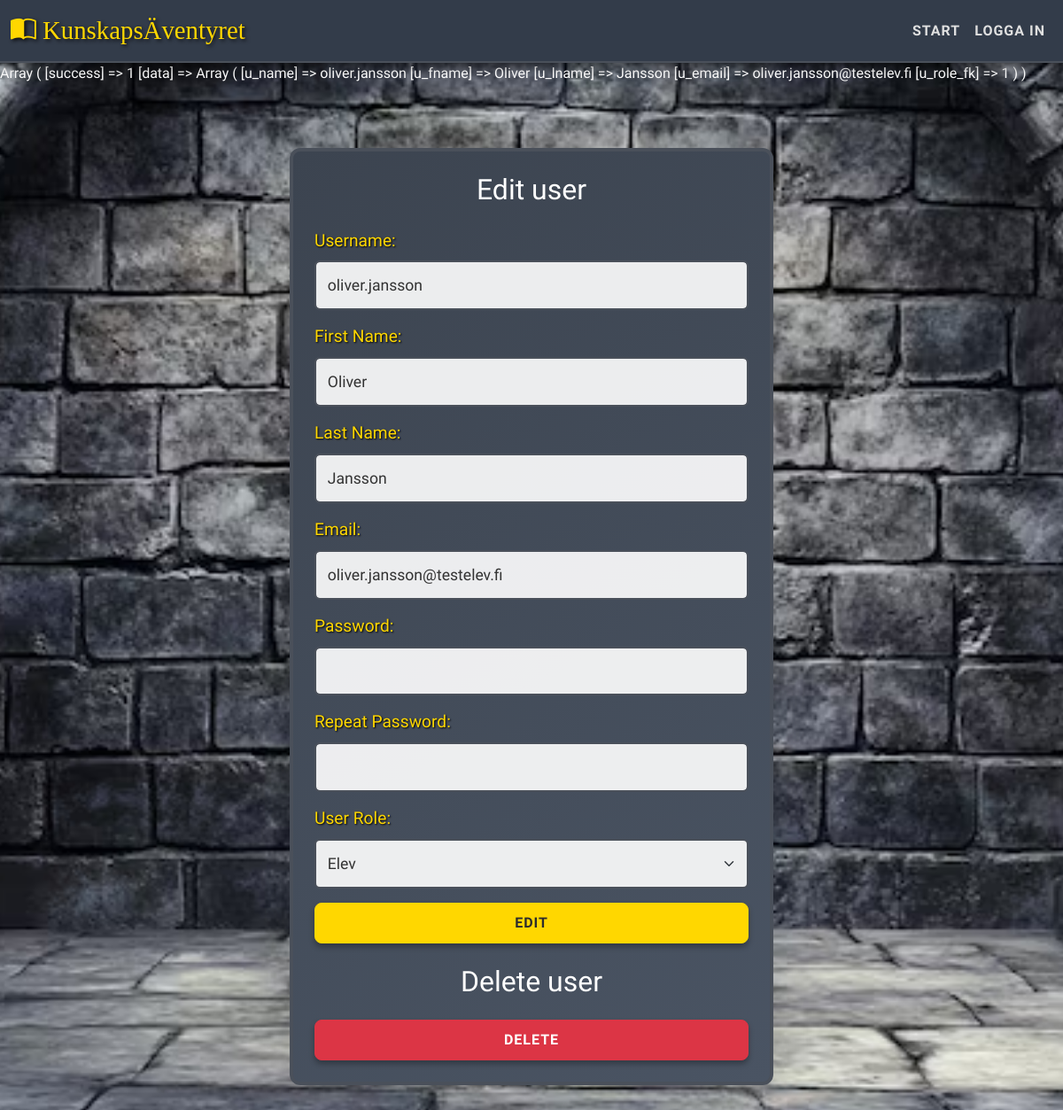
The page /edit-user.php?uid=2 on the database its author committed.
### tables this page shows
CREATE TABLE `users` (
  `u_id` int NOT NULL,
  `u_name` varchar(255) NOT NULL,
  `u_fname` varchar(255) NOT NULL,
  `u_lname` varchar(255) NOT NULL,
  `u_email` varchar(255) NOT NULL,
  `u_password` varchar(255) NOT NULL,
  `u_lastlogin` datetime DEFAULT NULL,
  `u_created` timestamp NOT NULL DEFAULT CURRENT_TIMESTAMP ON UPDATE CURRENT_TIMESTAMP,
  `u_isactive` tinyint(1) NOT NULL,
  `u_role_fk` int NOT NULL,
  `u_xp` int NOT NULL DEFAULT '0' COMMENT 'Total XP',
  `u_level` int NOT NULL DEFAULT '1' COMMENT 'Nuvarande nivå',
  `u_class_fk` int DEFAULT NULL
);

### include/config.php (called while the page is built, shortened)
<?php
$host = '127.0.0.1';
$db   = 'utbildningsportal';
$user = 'root';
$pass = '';
$charset = 'utf8mb4';
$dsn = "mysql:host=$host;dbname=$db;charset=$charset";
$options = [
    PDO::ATTR_ERRMODE => PDO::ERRMODE_EXCEPTION,
    PDO::ATTR_DEFAULT_FETCH_MODE => PDO::FETCH_ASSOC,
    PDO::ATTR_EMULATE_PREPARES => false,
];
$pdo = new PDO($dsn, $user, $pass, $options);
$user_obj = new User($pdo);
?>

### include/class_user.php (called while the page is built, shortened)
<?php
class User {
    public $pdo;
    public function __construct($pdo, $username = 'Guest', $role_level = 0) {
        $this->pdo = $pdo;
    }
    public function selectUserInfo($userId) {
        try {
            $stmt = $this->pdo->prepare("SELECT u_name, u_fname, u_lname, u_email, u_role_fk FROM users WHERE u_id = ?");
            $stmt->execute([$userId]);
            $user = $stmt->fetch(PDO::FETCH_ASSOC);
            if ($user) {
                return ['success' => true, 'data' => $user];
            } else {
                return ['success' => false, 'error' => 'Användaren hittades inte.'];
            }
        } catch (Exception $e) {
            return ['success' => false, 'error' => 'Databasfel: ' . $e->getMessage()];
        }
    }
}
?>

### edit-user.php (the view, shortened to what this page needs)
<?php
require_once "include/header.php";
$allUserRoles = $pdo->query("SELECT * FROM roles")->fetchAll();
if(isset($_GET['uid'])){
	$userId = $_GET['uid'];
	$currentUserInfo = $user_obj->selectUserInfo($userId);
}
print_r($currentUserInfo);
?>
<div class="container mt-5">
    <div class="row justify-content-center">
        <div class="col-md-6">
            <div class="card shadow-lg p-4">
                <h2 class="text-center mb-4">Edit user</h2>
                <form action="" method="POST" class="mb-4">
                    <div class="mb-3">
                        <label for="uname" class="form-label">Username:</label>
                        <input type="text" value="<?php echo $currentUserInfo['data']['u_name']; ?>" id="uname" name="uname" class="form-control" required>
                    </div>
                    <div class="mb-3">
                        <label for="ufname" class="form-label">First Name:</label>
                        <input type="text" value="<?php echo $currentUserInfo['data']['u_fname']; ?>" id="ufname" name="ufname" class="form-control" required>
                    </div>
                    <div class="mb-3">
                        <label for="ulname" class="form-label">Last Name:</label>
                        <input type="text" value="<?php echo $currentUserInfo['data']['u_lname']; ?>" id="ulname" name="ulname" class="form-control" required>
                    </div>
                    <div class="mb-3">
                        <label for="umail" class="form-label">Email:</label>
                        <input type="email" value="<?php echo $currentUserInfo['data']['u_email']; ?>" id="umail" name="umail" class="form-control" required>
                    </div>
                    <div class="mb-3">
                        <label for="upass" class="form-label">Password:</label>
                        <input type="password" id="upass" name="upass" class="form-control">
                    </div>
                    <div class="mb-3">
                        <label for="upassrpt" class="form-label">Repeat Password:</label>
                        <input type="password" id="upassrpt" name="upassrpt" class="form-control">
                    </div>
                    <div class="mb-3">
                        <label for="urole" class="form-label">User Role:</label>
                        <select id="urole" name="urole" class="form-select" required>
                            <?php
								$currentRole = $currentUserInfo['data']['u_role_fk'];
								foreach ($allUserRoles as $role) {
										$selected = ($role['r_id'] == $currentRole) ? 'selected' : '';
										echo "<option value='{$role['r_id']}' {$selected}>{$role['r_name']}</option>";
								}
							?>
                        </select>
                    </div>
                    <div class="d-grid">
                        <button type="submit" name="edituser-submit" class="btn btn-primary">Edit</button>
                    </div>
                </form>
				<h2 class="text-center mb-4">Delete user</h2>
                <form action="" method="POST">
                    <div class="d-grid">
                        <button type="submit" name="deleteuser-submit" class="btn btn-danger">Delete</button>
                    </div>
                </form>
            </div>
    </div>
    </div>
</div>

### css/style.css (style rules this page uses)
:root { --primary-stone: #5c626c; --dark-stone: #3c4450; --border-thick: #4a505a; --accent-gold: #ffd700; --accent-gold-dark: #e6c200; --background-dark: #333c4a; --text-white: #ffffff; --text-light-gray: #e0e0e0; --text-dark: #333333; --success-green: #28a745; --danger-red: #dc3545; }
body { font-family: "Exo 2", sans-serif; background-color: var(--primary-stone); color: var(--text-white); min-height: 100vh; display: flex; flex-direction: column; }
.student-page-background { background-image: url("../assets/stone_bg_13112025.png"); background-size: cover; background-attachment: fixed; background-position: center; }
.container { padding-top: 1.5rem; padding-bottom: 3rem; }
.card { background: linear-gradient(145deg, #3c4450, #4a5463); border: 4px solid var(--border-thick); border-radius: 12px; box-shadow: 0 8px 20px rgba(0, 0, 0, 0.6); transition: transform 0.2s, box-shadow 0.2s; color: var(--text-white); }
.btn { border-radius: 8px; font-weight: 700; padding: 10px 20px; letter-spacing: 1px; text-transform: uppercase; box-shadow: 0 4px 6px rgba(0, 0, 0, 0.3); transition: all 0.2s; }
.btn-primary { background-color: var(--accent-gold); border-color: var(--accent-gold); color: #2c2c2c; }
.form-control, .form-select { background-color: rgba(255, 255, 255, 0.9); border: 2px solid var(--border-thick); color: #333; font-size: 1.1rem; padding: 0.8rem; }
.form-label { color: var(--accent-gold); font-size: 1.2rem; text-shadow: 1px 1px 2px black; }
body:not(.admin-mode) .card { color: var(--text-white); }

### rows shown on the page
users: uname "oliver.jansson", ufname "Oliver", ulname "Jansson", umail "oliver.jansson@testelev.fi"

### other values the page prints
form field urole "Elev"
